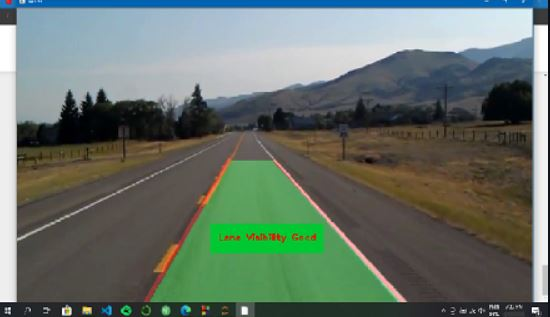
#> input picture sample_lane 1.JPG, 550 x 317 px, given in place of road.mp4, which was not available
$ python code.py
#> lines starting #> are read from the running program, lines starting #| are printed output that depends on the picture; after the words box and inside, x2 and y2 are one past the last pixel; in counts of white or black regions, pixels touching at a corner belong together; pictures that were not available may be replaced by others from this repository, and a replacement may not be noted
import cv2
import numpy as np

def canny(image):
    grayImage = cv2.cvtColor(image, cv2.COLOR_RGB2GRAY)
    blurImage = cv2.GaussianBlur(grayImage,(5,5),0)
    cannyImage = cv2.Canny(blurImage,50, 100)
    return cannyImage

def areaOfInterest(image):
    height = image.shape[0]
    polygons = np.array([[(200, height), (1100,height), (550, 250)]])
    mask = np.zeros_like(image)
    cv2.fillPoly(mask, polygons, 255)
    maskedImage = cv2.bitwise_and(image, mask)
    return maskedImage

def displayLine(image, lines):
    lineImage = np.zeros_like(image)
    if lines is not None:
        for line in lines:
            x1,y1,x2,y2 = line
            cv2.line(lineimg, (x1,y1), (x2,y2), (0,0,255), 10)
        # Below: Coloring the lane using polygon.
        if lines.shape == (2,4):

            polygon2 = np.array([[(lines[0,0]+10, lines[0,1]), (lines[0,2]+5,lines[0,3]), (lines[1,2]-5, lines[1,3]), (lines[1,0]-10,lines[1,1])]])
            cv2.fillPoly(lineImage, polygon2, (50,255,0))
    return lineImage

def status(image, lines):
    if averagedLines is not None:
        if averagedLines.shape == (2,4):
            cv2.rectangle(image,(480,510),(760,580),(50,200,0),-6)
            cv2.putText(image,"Lane Visibility Good", (500,550),cv2.FONT_HERSHEY_PLAIN,1.5,(0,0,255),2)

        else:
            cv2.rectangle(image,(480,510),(760,580),(5,0,180),-6)
            cv2.putText(image,"Low Lane Visibility", (500,550),cv2.FONT_HERSHEY_PLAIN,1.5,(0,255,255),2)
    return image

def averageSlopeIntercept(image, lines):
    leftFit = []
    rightFit = []
    l=0
    r=0
    for line in lines:
        x1, y1, x2, y2 = line.reshape(4)
        parameters = np.polyfit((x1, x2), (y1,y2), 1)
        slope = parameters[0]
        intercept = parameters[1 ]
        if slope < 0:
            leftFit.append((slope, intercept))
        else:
            rightFit.append((slope, intercept))
    if len(leftFit) > 0:
        leftFitAverage = np.average(leftFit, axis = 0)
        leftLine = makeCoordinates(image, leftFitAverage)
        l=1
    if len(rightFit) > 0:
        rightFitAverage = np.average(rightFit, axis = 0)
        rightLine = makeCoordinates(image, rightFitAverage)
        r=1

    if l==1 and r==1:
        return np.array([leftLine, rightLine])
    elif l==0 and r==1:
        return np.array([rightLine])
    elif l==1 and r==0:
        return np.array([lefttLine])


def makeCoordinates(image, lineParameters):
    slope, intercept = lineParameters
    y1 = image.shape[0]
    y2 = int(y1*(3/6))
    x1 = int((y1 - intercept)/slope)
    x2 = int((y2 - intercept)/slope)
    return np.array([x1, y1, x2, y2])

cap = cv2.VideoCapture("road.mp4") # <- The Video that we will use

while{cap.isOpened()}:
    _, frame = cap.read()
#> frame is the input picture: shape (317, 550, 3); mean B, G, R 105.9, 115.3, 103
    cannyImage = canny(frame)
#> in canny, `grayImage = cv2.cvtColor(image, cv2.COLOR_RGB2GRAY)`:
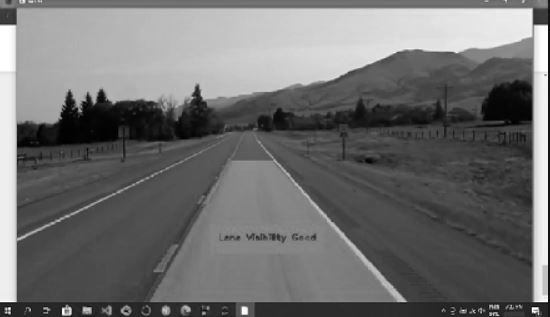
#> grayImage: shape (317, 550); min 0, max 255, mean 111.1
#> in canny, `cannyImage = cv2.Canny(blurImage,50, 100)`:
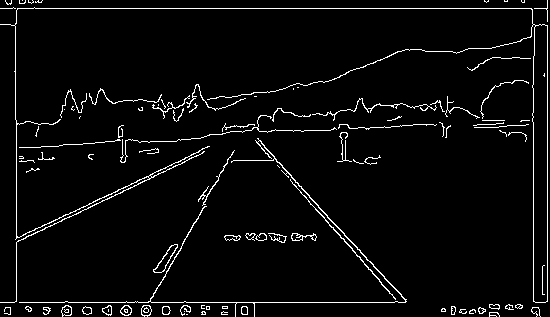
#> cannyImage: shape (317, 550); 4% white in thin lines or dots
    croppedArea = areaOfInterest(cannyImage)
#> in areaOfInterest, `cv2.fillPoly(mask, polygons, 255)`:
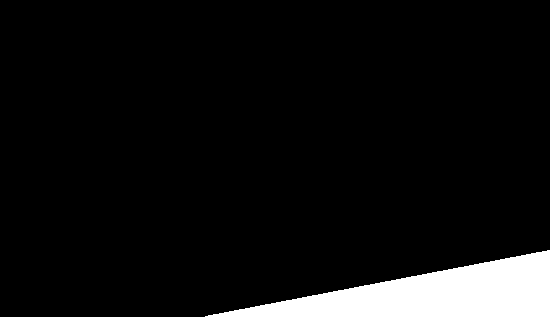
#> mask: shape (317, 550); 6.7% white; 1 white region, box (x1, y1, x2, y2) and area: (205, 250, 550, 317) 11729
#> in areaOfInterest, `maskedImage = cv2.bitwise_and(image, mask)`:
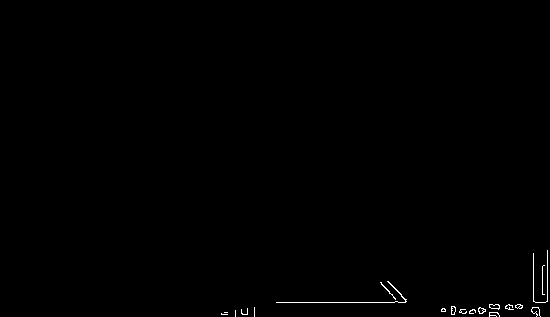
#> maskedImage: shape (317, 550); 0.36% white in thin lines or dots, all inside (x1, y1, x2, y2) = (221, 250, 548, 317)

    lines = cv2.HoughLinesP(croppedArea,2, np.pi/180, 100, np.array([]), minLineLength = 40, maxLineGap = 5)
#> lines = [[276, 302, 405, 302]]
    averagedLines = averageSlopeIntercept(frame, lines)
#> the loop in averageSlopeIntercept, `for line in lines:` made 1 pass
#> (x1, y1, x2, y2, slope, intercept) on pass 1: (276, 302, 405, 302, 2.56e-16, 302)
#> after the loop in averageSlopeIntercept, `for line in lines:`: leftFit = []; rightFit = [(2.56e-16, 302)]
#> in averageSlopeIntercept, `rightFitAverage = np.average(rightFit, axis = 0)`: rightFitAverage = [2.56e-16, 302]
#> in makeCoordinates, `slope, intercept = lineParameters`: slope = 2.56e-16; intercept = 302
#> in makeCoordinates, `x1 = int((y1 - intercept)/slope)`: x1 = 58497437865799864
#> in makeCoordinates, `x2 = int((y2 - intercept)/slope)`: x2 = -561575403511673984
#> in averageSlopeIntercept, `rightLine = makeCoordinates(image, rightFitAverage)`: rightLine = [58497437865799864, 317, -561575403511673984, 158]
#> averagedLines = [[58497437865799864, 317, -561575403511673984, 158]]
#> the loop in displayLine, `for line in lines:` made 1 pass
#> (the run stopped early here; a loop or call above may not have finished)

$ run again, on sample_lane 2.JPG
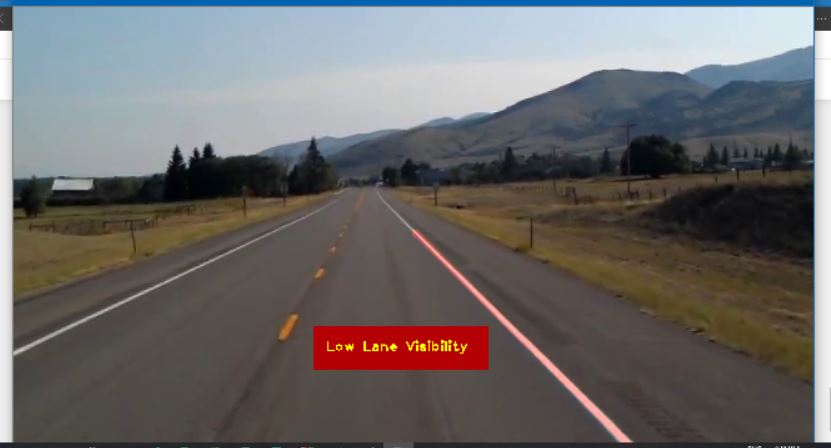
#> input picture sample_lane 2.JPG, 831 x 448 px, given in place of road.mp4, which was not available
#> frame is the input picture: shape (448, 831, 3); mean B, G, R 104.4, 104.9, 107.7
#> in canny, `cannyImage = cv2.Canny(blurImage,50, 100)`:
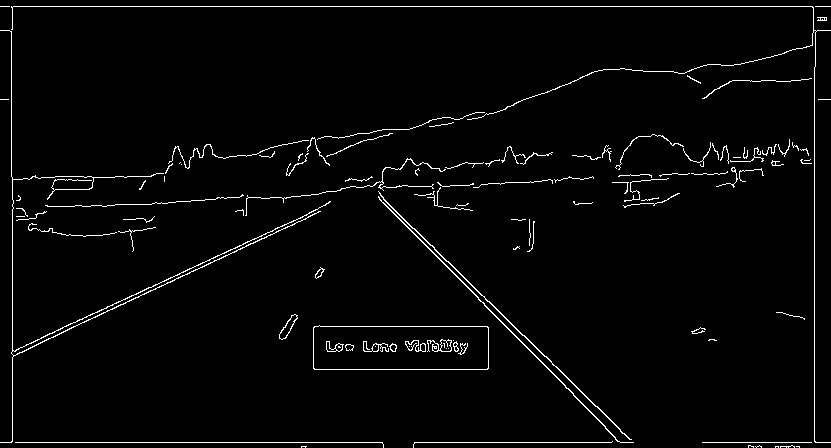
#> cannyImage: shape (448, 831); 2.5% white in thin lines or dots
#> mask: shape (448, 831); 20.4% white; 1 white region, box (x1, y1, x2, y2) and area: (201, 250, 831, 448) 76075
#> in areaOfInterest, `maskedImage = cv2.bitwise_and(image, mask)`:
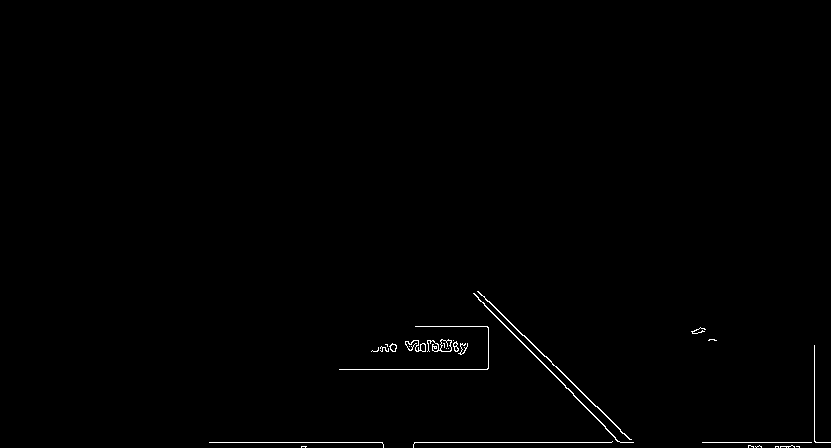
#> maskedImage: shape (448, 831); 0.52% white in thin lines or dots, all inside (x1, y1, x2, y2) = (209, 291, 831, 448)
#> lines = [[209, 442, 382, 442], [477, 291, 631, 439], [503, 323, 559, 380], [339, 369, 487, 369], [573, 395, 620, 442], [414, 442, 611, 442], [413, 345, 467, 345]]
#> the loop in averageSlopeIntercept, `for line in lines:` made 7 passes
#> (x1, y1, x2, y2, slope, intercept) on passes 1 to 7: (209, 442, 382, 442, 1.43e-17, 442), (477, 291, 631, 439, 0.961, -167.4), (503, 323, 559, 380, 1.02, -189), (339, 369, 487, 369, -4.44e-17, 369), (573, 395, 620, 442, 1, -178), (414, 442, 611, 442, -3e-16, 442), (413, 345, 467, 345, 7.76e-16, 345)
#> after the loop in averageSlopeIntercept, `for line in lines:`: leftFit = [(-4.44e-17, 369), (-3e-16, 442)]; rightFit = [(1.43e-17, 442), (0.961, -167.4), (1.02, -189), (1, -178), (7.76e-16, 345)]
#> leftFitAverage = [-1.72e-16, 405.5]
#> in makeCoordinates, `slope, intercept = lineParameters`: slope = -1.72e-16; intercept = 405.5
#> in makeCoordinates, `x1 = int((y1 - intercept)/slope)`: x1 = -247092456193812416
#> in makeCoordinates, `x2 = int((y2 - intercept)/slope)`: x2 = 1055230136451225856
#> leftLine = [-247092456193812416, 448, 1055230136451225856, 224]
#> rightFitAverage = [0.596, 50.52]
#> rightLine = [667, 448, 291, 224]
#> averagedLines = [[-247092456193812416, 448, 1055230136451225856, 224], [667, 448, 291, 224]]
#> the loop in displayLine, `for line in lines:` made 1 pass
